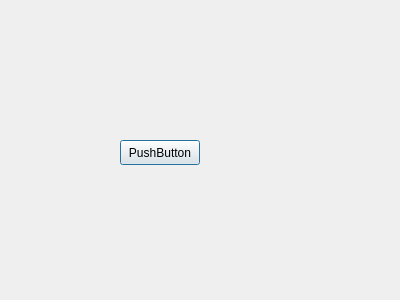
<?xml version="1.0" encoding="UTF-8"?>
<ui version="4.0">
 <class>Dialog</class>
 <widget class="QDialog" name="Dialog">
  <property name="geometry">
   <rect>
    <x>0</x>
    <y>0</y>
    <width>400</width>
    <height>300</height>
   </rect>
  </property>
  <property name="windowTitle">
   <string>Dialog</string>
  </property>
  <widget class="QPushButton" name="pushButton">
   <property name="geometry">
    <rect>
     <x>120</x>
     <y>140</y>
     <width>80</width>
     <height>25</height>
    </rect>
   </property>
   <property name="text">
    <string>PushButton</string>
   </property>
  </widget>
 </widget>
 <resources/>
 <connections/>
</ui>
